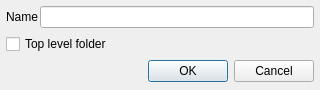
<?xml version="1.0" encoding="UTF-8"?>
<ui version="4.0">
 <class>GroupEdDlg</class>
 <widget class="QDialog" name="GroupEdDlg">
  <property name="geometry">
   <rect>
    <x>0</x>
    <y>0</y>
    <width>320</width>
    <height>90</height>
   </rect>
  </property>
  <property name="windowTitle">
   <string/>
  </property>
  <layout class="QGridLayout" name="gridLayout">
   <property name="leftMargin">
    <number>6</number>
   </property>
   <property name="topMargin">
    <number>2</number>
   </property>
   <property name="rightMargin">
    <number>6</number>
   </property>
   <property name="bottomMargin">
    <number>2</number>
   </property>
   <property name="spacing">
    <number>2</number>
   </property>
   <item row="0" column="0">
    <widget class="QLabel" name="label">
     <property name="text">
      <string>Name</string>
     </property>
    </widget>
   </item>
   <item row="0" column="1">
    <widget class="QLineEdit" name="leName"/>
   </item>
   <item row="1" column="0" colspan="2">
    <widget class="QCheckBox" name="chTopLevel">
     <property name="text">
      <string>Top level folder</string>
     </property>
    </widget>
   </item>
   <item row="2" column="0" colspan="2">
    <widget class="QDialogButtonBox" name="buttonBox">
     <property name="orientation">
      <enum>Qt::Horizontal</enum>
     </property>
     <property name="standardButtons">
      <set>QDialogButtonBox::Cancel|QDialogButtonBox::Ok</set>
     </property>
    </widget>
   </item>
  </layout>
 </widget>
 <resources/>
 <connections>
  <connection>
   <sender>buttonBox</sender>
   <signal>accepted()</signal>
   <receiver>GroupEdDlg</receiver>
   <slot>accept()</slot>
   <hints>
    <hint type="sourcelabel">
     <x>248</x>
     <y>254</y>
    </hint>
    <hint type="destinationlabel">
     <x>157</x>
     <y>274</y>
    </hint>
   </hints>
  </connection>
  <connection>
   <sender>buttonBox</sender>
   <signal>rejected()</signal>
   <receiver>GroupEdDlg</receiver>
   <slot>reject()</slot>
   <hints>
    <hint type="sourcelabel">
     <x>316</x>
     <y>260</y>
    </hint>
    <hint type="destinationlabel">
     <x>286</x>
     <y>274</y>
    </hint>
   </hints>
  </connection>
 </connections>
</ui>
